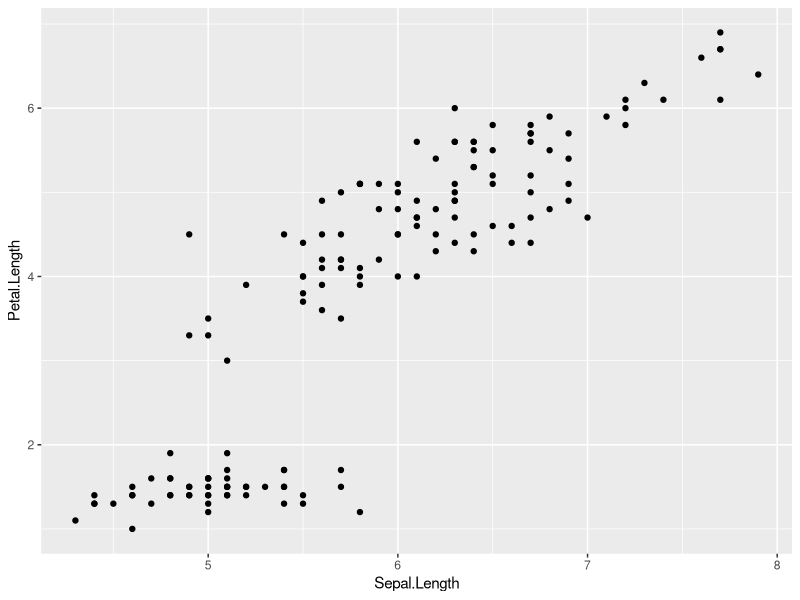
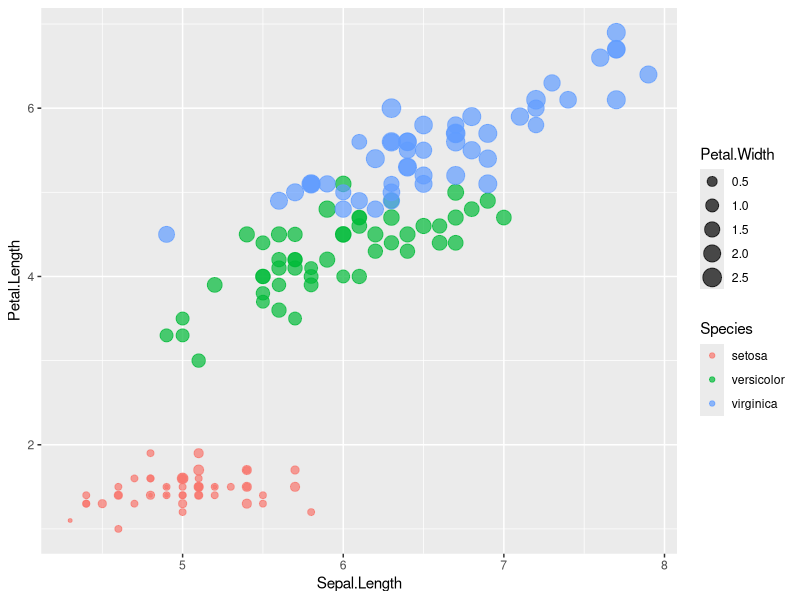

Here is the R script that generated these plots, in order:


## setwd("~/Documents/Teaching/IDA")



# In case you have not yet installed ggplot2, this will.
if(!"ggplot2" %in% installed.packages()[,1])
  install.packages("ggplot2")
# Now load the ggplot2 package.
library(ggplot2)



# Look at first rows of a default dataset.
head(iris)



# Quick plot.
qplot(data = iris, x = Sepal.Length, y = Petal.Length)



qplot(data = iris, x = Sepal.Length, y = Petal.Length, color = Species, size = Petal.Width, alpha = I(0.7))


